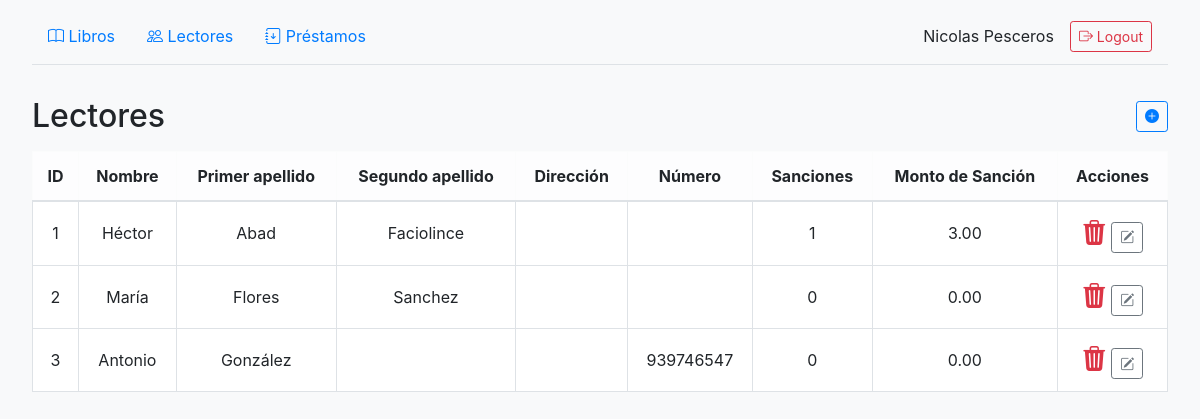
The page /app_biblioteca/readers/ (signed in) on the database as committed earlier.
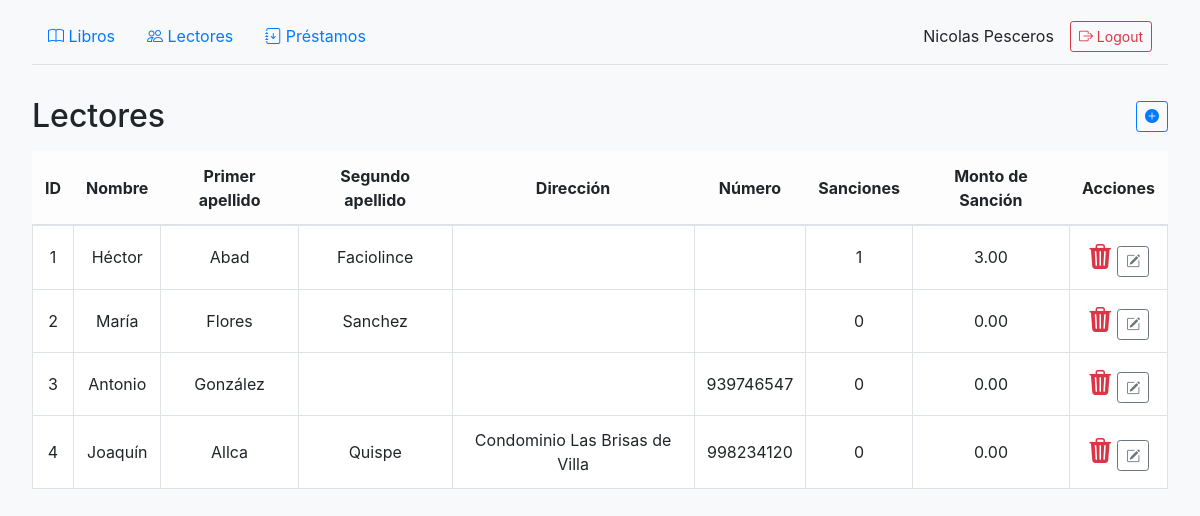
The same page on the database as committed later.
### app_biblioteca/models.py (models this page shows, shortened)
class Reader(models.Model):
    name = models.CharField(max_length=30, blank=False)
    first_surname = models.CharField(max_length=30, blank=False)
    second_surname = models.CharField(max_length=30, blank=True, null=True)
    address = models.CharField(max_length=250, blank=True, null=True)
    phone = models.CharField(max_length=15, blank=True, null=True)
    sanctions = models.IntegerField(default=0)
    sanction_amount = models.DecimalField(max_digits=10, decimal_places=2, default=0.00)
    is_active = models.BooleanField(default=True)

### app_biblioteca/views.py (the view)
# urls.py: path('readers/', views.readers_view, name='readers'),
@login_required(login_url='/app_biblioteca/login/')
def readers_view(request):
   readers = Reader.objects.all()
   for reader in readers:
      print(reader.name)
   return render(request, 'readers.html', {'readers': readers})

### app_biblioteca/templates/readers.html (shortened to what this page needs)
{% load static %}
<!DOCTYPE html>
<html lang="en">
<head>
    <link rel="stylesheet" href="{% static 'bootstrap/css/bootstrap.min.css' %}">
    <link rel="stylesheet" href="{% static 'bootstrap/css/bootstrap-icons.css' %}">
    <link rel="stylesheet" href="{% static 'css/main.css' %}?v=1">
</head>
<body>
    {% block content %}
    <div class="top-bar px-3 py-2 border-bottom">
        <div class="d-flex justify-content-between align-items-center w-100">
            <div class="d-flex align-items-center">
                <a href="{% url 'books' %}" class="nav-link"><i class="bi bi-book"></i> Libros</a>
                <a href="{% url 'readers' %}" class="nav-link"><i class="bi bi-people"></i> Lectores</a>
                <a href="{% url 'main' %}" class="nav-link"><i class="bi bi-journal-arrow-down"></i> Préstamos</a>
            </div>
            <div class="d-flex align-items-center">
                <div class="user-info">
                    <span class="fw-bold">{{ user.first_name }} {{ user.last_name }}</span>
                    <form action="{% url 'logout' %}" method="post">
                        <button type="submit" class="btn btn-outline-danger btn-sm">
                            <i class="bi bi-box-arrow-right"></i> Logout
                        </button>
                    </form>
                </div>
            </div>
        </div>
    </div>
    <div class="page-header d-flex align-items-center justify-content-between">
        <h2>Lectores</h2>
        <button class="btn btn-sm btn-outline-primary" title="Crear Lector" onclick="abrir_modal_creacion('{% url 'create_reader' %}')">
            <i class="bi bi-plus-circle-fill fs-l"></i>
        </button>
    </div>
    <div class="table-responsive mt-3">
        <table class="table table-bordered table-hover text-center align-middle bg-white">
            <thead class="table-light">
                <tr>
                    <th>ID</th>
                    <th>Nombre</th>
                    <th>Primer apellido</th>
                    <th>Segundo apellido</th>
                    <th>Dirección</th>
                    <th>Número</th>
                    <th>Sanciones</th>
                    <th>Monto de Sanción</th>
                    <th>Acciones</th>
                </tr>
            </thead>
            <tbody>
                {% for reader in readers %}
                <tr data-readerid="{{ reader.id }}">
                    <td>{{ reader.id }}</td>
                    <td>{{ reader.name }}</td>
                    <td>{{ reader.first_surname }}</td>
                    <td>
                        {% if reader.second_surname %}
                            {{ reader.second_surname }}
                        {% endif %}
                    </td>
                    <td>
                        {% if reader.address %}
                            {{ reader.address }}
                        {% endif %}
                    </td>
                    <td>
                        {% if reader.phone %}
                            {{ reader.phone }}
                        {% endif %}
                    </td>
                    <td>{{ reader.sanctions }}</td>
                    <td>{{ reader.sanction_amount }}</td>
                    <td>
                        <span class="act-btn delete-reader text-danger" title="Borrar Lector" style="cursor: pointer; font-size:25px;">
                            <i class="bi bi-trash3-fill fs-5"></i>
                        </span>
                        <button class="btn btn-sm btn-outline-secondary" title="Editar Lector" onclick="abrir_modal_edicion('{% url 'edit_reader' reader.id %}')">
                            <i class="bi bi-pencil-square"></i>
                        </button>
                    </td>
                </tr>
                {% endfor %}
            </tbody>
        </table>
    </div>
    {% endblock %}
</body>
</html>

Rows that differ between the two databases and show on the page:
added Reader: id "4", name "Joaquín", first_surname "Allca", second_surname "Quispe", address "Condominio Las Brisas de Villa", phone "998234120", sanctions "0", sanction_amount "0.00"
